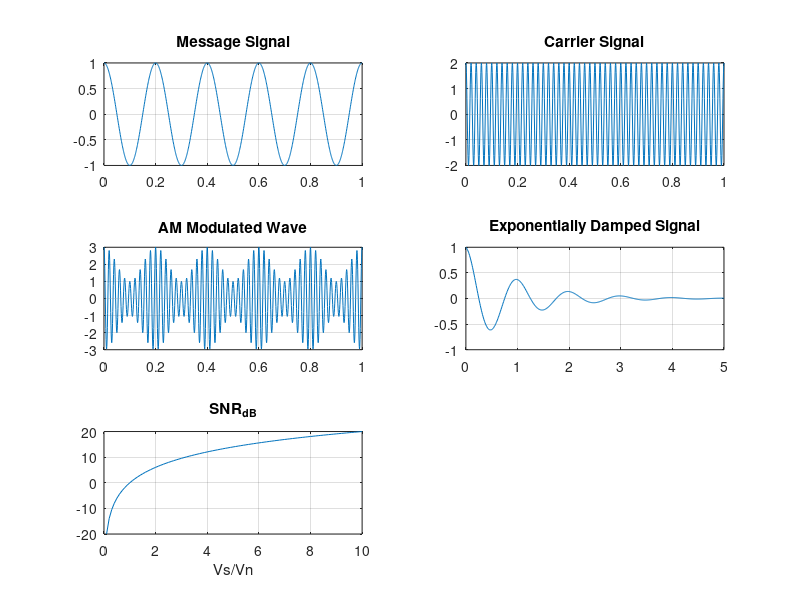

Write the MATLAB code that produced this figure.
clc; clear all; close all;

% ???????????????
t = 0:0.001:1;
Am = 1; fm = 5; 
Ac = 2; fc = 50;
t_damp = 0:0.01:5;
v_ratio = 0.1:0.1:10;

% ??????????
m = Am * cos(2*pi*fm*t);
c = Ac * cos(2*pi*fc*t);
s = (Ac + Am * cos(2*pi*fm*t)) .* cos(2*pi*fc*t);
y = exp(-t_damp) .* cos(2*pi*t_damp);
snr = 20 * log10(v_ratio);

% ??????? ???? (? ????, ? ????)
subplot(3,2,1);
plot(t, m); title('Message Signal'); grid on;

subplot(3,2,2);
plot(t, c); title('Carrier Signal'); grid on;

subplot(3,2,3);
plot(t, s); title('AM Modulated Wave'); grid on;

subplot(3,2,4);
plot(t_damp, y); title('Exponentially Damped Signal'); grid on;

subplot(3,2,5);
plot(v_ratio, snr); title('SNR_{dB}'); xlabel('Vs/Vn'); grid on;
